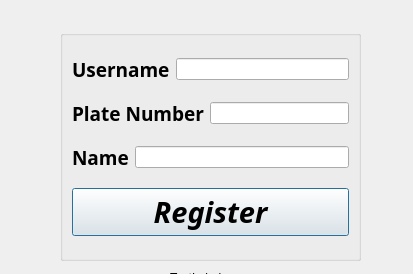
<?xml version="1.0" encoding="UTF-8"?>
<ui version="4.0">
 <class>register_user</class>
 <widget class="QDialog" name="register_user">
  <property name="geometry">
   <rect>
    <x>0</x>
    <y>0</y>
    <width>413</width>
    <height>274</height>
   </rect>
  </property>
  <property name="windowTitle">
   <string>Dialog</string>
  </property>
  <property name="styleSheet">
   <string notr="true"> 
background-image: url(:/img/images/blak.jpg);</string>
  </property>
  <widget class="QGroupBox" name="groupBox">
   <property name="geometry">
    <rect>
     <x>60</x>
     <y>30</y>
     <width>301</width>
     <height>231</height>
    </rect>
   </property>
   <property name="styleSheet">
    <string notr="true">background-image: url(:/img/images/reg.png);</string>
   </property>
   <property name="title">
    <string/>
   </property>
   <layout class="QVBoxLayout" name="verticalLayout">
    <item>
     <layout class="QHBoxLayout" name="horizontalLayout">
      <item>
       <widget class="QLabel" name="label_3">
        <property name="font">
         <font>
          <family>HP Simplified</family>
          <pointsize>14</pointsize>
          <weight>75</weight>
          <bold>true</bold>
         </font>
        </property>
        <property name="styleSheet">
         <string notr="true"/>
        </property>
        <property name="text">
         <string>Username</string>
        </property>
       </widget>
      </item>
      <item>
       <widget class="QLineEdit" name="lineEdit_Username">
        <property name="styleSheet">
         <string notr="true"> 
background-image: url(:/img/images/whiteyellow.png);</string>
        </property>
       </widget>
      </item>
     </layout>
    </item>
    <item>
     <layout class="QHBoxLayout" name="horizontalLayout_2">
      <item>
       <widget class="QLabel" name="label_2">
        <property name="font">
         <font>
          <family>HP Simplified</family>
          <pointsize>14</pointsize>
          <weight>75</weight>
          <bold>true</bold>
         </font>
        </property>
        <property name="styleSheet">
         <string notr="true"> 
background-image: url(:/img/images/dudu2.png);</string>
        </property>
        <property name="text">
         <string>Plate Number</string>
        </property>
       </widget>
      </item>
      <item>
       <widget class="QLineEdit" name="lineEdit_Plate_Number">
        <property name="styleSheet">
         <string notr="true"> 
background-image: url(:/img/images/whiteyellow.png);</string>
        </property>
       </widget>
      </item>
     </layout>
    </item>
    <item>
     <layout class="QHBoxLayout" name="horizontalLayout_3">
      <item>
       <widget class="QLabel" name="label">
        <property name="font">
         <font>
          <family>HP Simplified</family>
          <pointsize>14</pointsize>
          <weight>75</weight>
          <bold>true</bold>
         </font>
        </property>
        <property name="styleSheet">
         <string notr="true"> 
background-image: url(:/img/images/dudu.png);</string>
        </property>
        <property name="text">
         <string>Name</string>
        </property>
       </widget>
      </item>
      <item>
       <widget class="QLineEdit" name="lineEdit_Name">
        <property name="styleSheet">
         <string notr="true"> 
background-image: url(:/img/images/whiteyellow.png);</string>
        </property>
       </widget>
      </item>
     </layout>
    </item>
    <item>
     <widget class="QPushButton" name="pushButton">
      <property name="font">
       <font>
        <family>HP Simplified</family>
        <pointsize>22</pointsize>
        <weight>75</weight>
        <italic>true</italic>
        <bold>true</bold>
       </font>
      </property>
      <property name="styleSheet">
       <string notr="true"> 
background-image: url(:/img/images/buttoner.png);</string>
      </property>
      <property name="text">
       <string>Register</string>
      </property>
     </widget>
    </item>
   </layout>
  </widget>
  <widget class="QLabel" name="label_reg">
   <property name="geometry">
    <rect>
     <x>170</x>
     <y>270</y>
     <width>71</width>
     <height>16</height>
    </rect>
   </property>
   <property name="text">
    <string>TextLabel</string>
   </property>
  </widget>
  <zorder>label_reg</zorder>
  <zorder>groupBox</zorder>
 </widget>
 <resources/>
 <connections/>
</ui>
